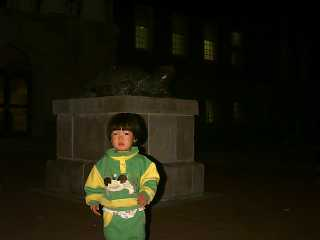
%> input picture 3_2.jpg, 320 x 240 px
$ octave L1a.m   (GNU Octave 9; MATLAB toolbox functions it lacks are replaced by stand-ins)
%> lines starting %> are read from the running program, lines starting %| are printed output that depends on the picture
% Read image
%img = imread('3_1.jpg');
img = imread('3_2.jpg');  % or '3_2.jpg'
%> img is the input picture: size 240x320x3 uint8; mean R, G, B 26.2, 24.6, 11
img_hsv = rgb2hsv(img);   % Convert RGB to HSV
%> img_hsv: size 240x320x3 double; mean H, S, V 0.152, 0.7, 0.11

% Extract V channel
V = img_hsv(:,:,3);
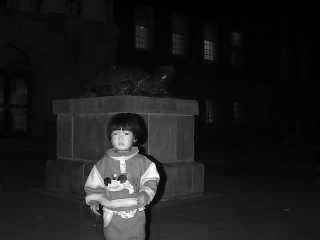
%> V: size 240x320 double; min 0, max 1, mean 0.11

% Linear stretching
v_min = min(V(:));
%> v_min = 0
v_max = max(V(:));
%> v_max = 1
V_stretched = (V - v_min) / (v_max - v_min);

% Replace V channel and convert back to RGB
img_hsv(:,:,3) = V_stretched;
img_stretched = hsv2rgb(img_hsv);

% Histogram and CDF of original V
[counts_orig, bins_orig] = imhist(V);
%> counts_orig = 256 values, max 5570 at index 6, min 2 at index 254, mean 300; bins_orig = 256 values from 0 to 1
pdf_orig = counts_orig/ sum(counts_orig);
%> pdf_orig = 256 values, max 0.0725 at index 6, min 2.6e-05 at index 254, mean 0.00391
cdf_orig = cumsum(pdf_orig);
%> cdf_orig = 256 values from 0.0559 to 1

% Histogram and CDF of stretched V
[counts_stretch, bins_stretch] = imhist(V_stretched);
%> counts_stretch has the same summary as counts_orig; bins_stretch = 256 values from 0 to 1
pdf_strecth = counts_stretch/ sum(counts_stretch);
%> pdf_strecth has the same summary as pdf_orig
cdf_strecth = cumsum(pdf_strecth);
%> cdf_strecth = 256 values from 0.0559 to 1

% Plotting
figure('Name', 'LAB1_TRANPHUOCDIEN&NGUYENTHENHAN', 'NumberTitle', 'off');

subplot(2,3,1); imshow(img); title('Original Image-NTN-TPD');
%subplot(2,3,2); imhist(V); title('Original V Histogram-NTN-TPD');
subplot(2,3,2); bar(0:255, counts_orig); xlim([0 255]); title('Original V Histogram-NTN-TPD');
%subplot(2,3,3); plot(bins_orig, cdf_orig); title('Original V CDF-NTN-TPD');
subplot(2,3,3); plot(0:255, cdf_orig, 'b'); xlim([0 255]); title('Original V CDF-NTN-TPD');

subplot(2,3,4); imshow(img_stretched); title('After Linear Stretching-NTN-TPD');
%subplot(2,3,5); imhist(V_stretched); title('Stretched V Histogram-NTN-TPD');
subplot(2,3,5); bar(0:255, counts_orig); xlim([0 255]); title('Stretched V Histogram-NTN-TPD');
%subplot(2,3,6); plot(bins_stretch, cdf_stretch); title('Stretched V CDF-NTN-TPD');
subplot(2,3,6); plot(0:255, cdf_stretch, 'b'); title('Stretched V CDF-NTN-TPD');
%> (this line was passed over: cdf_stretch is not available in this run)
%> after `title('Stretched V CDF-NTN-TPD')`:
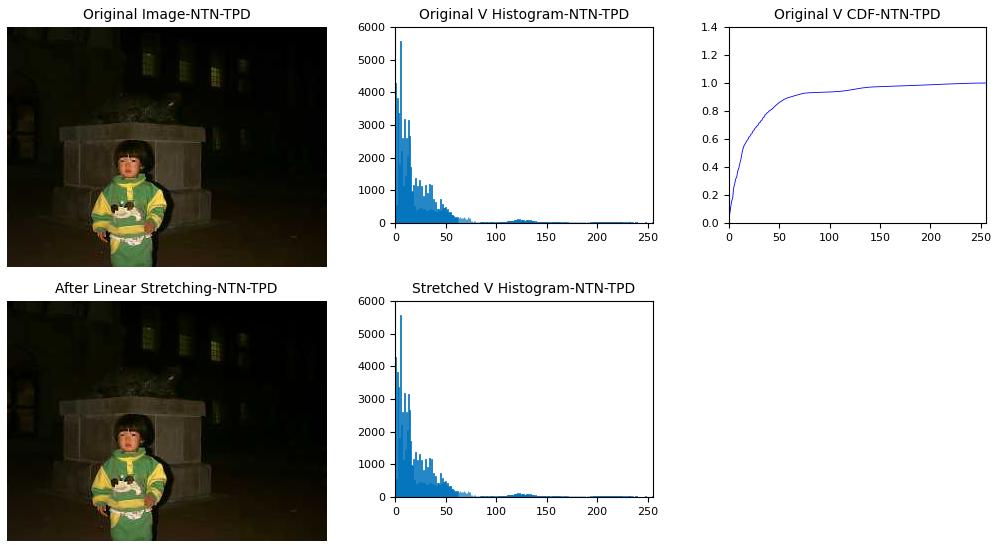
%> figure redrawn from the program's plot data, 5 panels

$ run again, with 3_1.jpg copied over 3_2.jpg
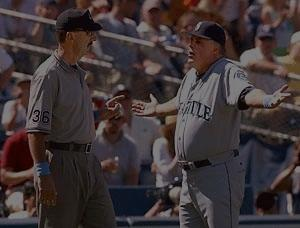
%> input picture 3_1.jpg, 300 x 228 px
%> img is the input picture: size 228x300x3 uint8; mean R, G, B 62.4, 52.5, 53.7
%> `V = img_hsv(:,:,3);`:
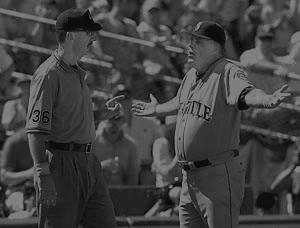
%> V: size 228x300 double; min 0.00392, max 0.616, mean 0.255
%> v_min = 0.00392
%> v_max = 0.616
%> `img_stretched = hsv2rgb(img_hsv);`:
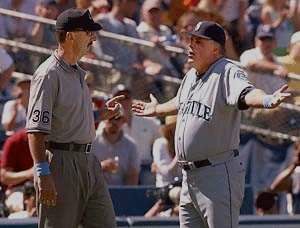
%> img_stretched: size 228x300x3 double; mean R, G, B 0.394, 0.332, 0.339
%> counts_orig = 256 values, max 1344 at index 54, min 0 at index 1, mean 267.2; bins_orig = 256 values from 0 to 1
%> pdf_orig = 256 values, max 0.0196 at index 54, min 0 at index 1, mean 0.00391
%> cdf_orig = 256 values from 0 to 1
%> counts_stretch = 256 values, max 1344 at index 86, min 0 at index 2, mean 267.2; bins_stretch = 256 values from 0 to 1
%> pdf_strecth = 256 values, max 0.0196 at index 86, min 0 at index 2, mean 0.00391
%> cdf_strecth = 256 values from 1.46e-05 to 1
